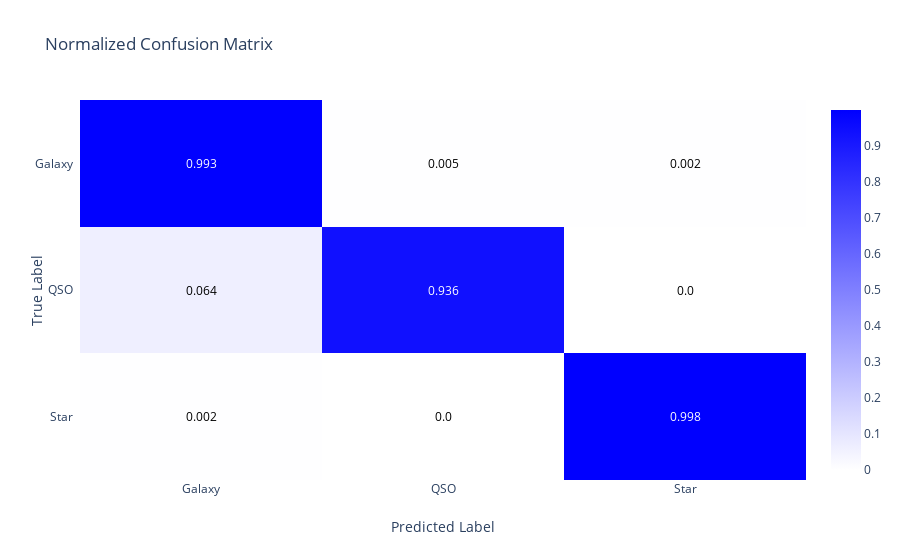

Source (notebook cell):
### Code cell
clf = RandomForestClassifier(n_estimators = 50, max_depth = 50, random_state=0, oob_score = True, max_features = 4, bootstrap = True)
clf.fit(trainSet, labelTrainSet)
accuracy = clf.score(test, labelTest)
print("The accuracy oh this model is: %.02f" % (accuracy))
labelPredicted = clf.predict(test)
CommonTools.confusion_matrix_(labelTest, labelPredicted)

### Figure 1 — Plotly figure (JSON) as saved in the notebook; plotly's stock layout.template omitted (floating-point values rounded to 4 significant figures)
{"data": [{"colorscale": [[0, "rgb(255, 255, 255)"], [1, "rgb(0, 0, 255)"]], "reversescale": false, "showscale": true, "y": ["Star", "QSO", "Galaxy"], "x": ["Galaxy", "QSO", "Star"], "z": [[0.002, 0, 0.998], [0.064, 0.936, 0], [0.993, 0.005, 0.002]], "type": "heatmap"}], "layout": {"xaxis": {"ticks": "", "gridcolor": "rgb(0, 0, 0)", "side": "bottom", "dtick": 1, "title": {"text": "Predicted Label"}}, "yaxis": {"ticks": "", "ticksuffix": "  ", "dtick": 1, "title": {"text": "True Label"}}, "annotations": [{"xref": "x", "yref": "y", "text": "0.002", "y": "Star", "x": "Galaxy", "font": {"color": "#000000"}, "showarrow": false}, {"xref": "x", "yref": "y", "text": "0.0", "y": "Star", "x": "QSO", "font": {"color": "#000000"}, "showarrow": false}, {"xref": "x", "yref": "y", "text": "0.998", "y": "Star", "x": "Star", "font": {"color": "#FFFFFF"}, "showarrow": false}, {"xref": "x", "yref": "y", "text": "0.064", "y": "QSO", "x": "Galaxy", "font": {"color": "#000000"}, "showarrow": false}, {"xref": "x", "yref": "y", "text": "0.936", "y": "QSO", "x": "QSO", "font": {"color": "#FFFFFF"}, "showarrow": false}, {"xref": "x", "yref": "y", "text": "0.0", "y": "QSO", "x": "Star", "font": {"color": "#000000"}, "showarrow": false}, {"xref": "x", "yref": "y", "text": "0.993", "y": "Galaxy", "x": "Galaxy", "font": {"color": "#FFFFFF"}, "showarrow": false}, {"xref": "x", "yref": "y", "text": "0.005", "y": "Galaxy", "x": "QSO", "font": {"color": "#000000"}, "showarrow": false}, {"xref": "x", "yref": "y", "text": "0.002", "y": "Galaxy", "x": "Star", "font": {"color": "#000000"}, "showarrow": false}], "title": {"text": "Normalized Confusion Matrix"}}}
